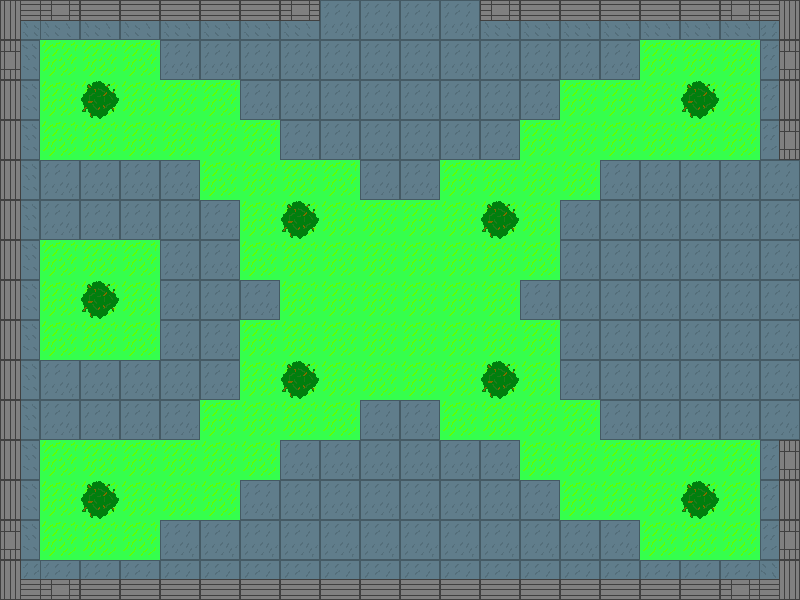

A 2D game scene composited from a Tiled map and its tileset images. What follows is a short description and the map's XML, with every tile layer's data as written:
An orthogonal 20x15 tile map with 40x40 px tiles, 2 tile layers (ground, wall), 1 hidden layer not drawn.

<map version="1.2" tiledversion="1.3.5" orientation="orthogonal" renderorder="right-down" width="20" height="15" tilewidth="40" tileheight="40" infinite="0" nextlayerid="4" nextobjectid="1">
 <tileset firstgid="1" name="stage4tiles" tilewidth="40" tileheight="40" tilecount="40" columns="20">
  <image source="stage4tiles.png" width="800" height="80" />
 </tileset>
 <layer id="1" name="Tile Layer 1" width="20" height="15" visible="0">
  <data encoding="csv">
0,0,0,0,0,0,0,0,0,0,0,0,0,0,0,0,0,0,0,0,
0,1,1,1,3,3,3,3,3,3,3,3,3,3,3,3,1,1,1,0,
0,1,2,1,1,1,3,3,3,3,3,3,3,3,1,1,1,2,1,0,
0,1,1,1,1,1,1,3,3,3,3,3,3,1,1,1,1,1,1,0,
0,3,3,3,3,1,1,1,1,3,3,1,1,1,1,3,3,3,3,0,
0,3,3,3,3,3,1,2,1,1,1,1,2,1,3,3,3,3,3,0,
0,1,1,1,3,3,1,1,1,1,1,1,1,1,3,3,3,3,3,0,
0,1,2,1,3,3,3,1,1,2,2,1,1,3,3,3,3,3,3,0,
0,1,1,1,3,3,1,1,1,1,1,1,1,1,3,3,3,3,3,0,
0,3,3,3,3,3,1,2,1,1,1,1,2,1,3,3,3,3,3,0,
0,3,3,3,3,1,1,1,1,3,3,1,1,1,1,3,3,3,3,0,
0,1,1,1,1,1,1,3,3,3,3,3,3,1,1,1,1,1,1,0,
0,1,2,1,1,1,3,3,3,3,3,3,3,3,1,1,1,2,1,0,
0,1,1,1,3,3,3,3,3,3,3,3,3,3,3,3,1,1,1,0,
0,0,0,0,0,0,0,0,0,0,0,0,0,0,0,0,0,0,0,0
</data>
 </layer>
 <layer id="3" name="ground" width="20" height="15">
  <data encoding="csv">
0,0,0,0,0,0,0,0,3,3,3,3,0,0,0,0,0,0,0,0,
0,1,1,1,3,3,3,3,3,3,3,3,3,3,3,3,1,1,1,0,
0,1,1,1,1,1,3,3,3,3,3,3,3,3,1,1,1,1,1,0,
0,1,1,1,1,1,1,3,3,3,3,3,3,1,1,1,1,1,1,0,
0,3,3,3,3,1,1,1,1,3,3,1,1,1,1,3,3,3,3,3,
0,3,3,3,3,3,1,1,1,1,1,1,1,1,3,3,3,3,3,3,
0,1,1,1,3,3,1,1,1,1,1,1,1,1,3,3,3,3,3,3,
0,1,1,1,3,3,3,1,1,1,1,1,1,3,3,3,3,3,3,3,
0,1,1,1,3,3,1,1,1,1,1,1,1,1,3,3,3,3,3,3,
0,3,3,3,3,3,1,1,1,1,1,1,1,1,3,3,3,3,3,3,
0,3,3,3,3,1,1,1,1,3,3,1,1,1,1,3,3,3,3,3,
0,1,1,1,1,1,1,3,3,3,3,3,3,1,1,1,1,1,1,0,
0,1,1,1,1,1,3,3,3,3,3,3,3,3,1,1,1,1,1,0,
0,1,1,1,3,3,3,3,3,3,3,3,3,3,3,3,1,1,1,0,
0,0,0,0,0,0,0,0,0,0,0,0,0,0,0,0,0,0,0,0
</data>
 </layer>
 <layer id="2" name="wall" width="20" height="15">
  <data encoding="csv">
26,29,28,28,28,28,28,29,0,0,0,0,29,28,28,28,28,28,29,27,
20,0,0,0,0,0,0,0,0,0,0,0,0,0,0,0,0,0,0,24,
21,0,2,0,0,0,0,0,0,0,0,0,0,0,0,0,0,2,0,25,
21,0,0,0,0,0,0,0,0,0,0,0,0,0,0,0,0,0,0,24,
21,0,0,0,0,0,0,0,0,0,0,0,0,0,0,0,0,0,0,0,
21,0,0,0,0,0,0,2,0,0,0,0,2,0,0,0,0,0,0,0,
21,0,0,0,0,0,0,0,0,0,0,0,0,0,0,0,0,0,0,0,
21,0,2,0,0,0,0,0,0,0,0,0,0,0,0,0,0,0,0,0,
21,0,0,0,0,0,0,0,0,0,0,0,0,0,0,0,0,0,0,0,
21,0,0,0,0,0,0,2,0,0,0,0,2,0,0,0,0,0,0,0,
21,0,0,0,0,0,0,0,0,0,0,0,0,0,0,0,0,0,0,0,
21,0,0,0,0,0,0,0,0,0,0,0,0,0,0,0,0,0,0,24,
21,0,2,0,0,0,0,0,0,0,0,0,0,0,0,0,0,2,0,25,
20,0,0,0,0,0,0,0,0,0,0,0,0,0,0,0,0,0,0,24,
22,4,5,5,5,5,5,5,5,5,5,5,5,5,5,5,5,5,4,23
</data>
 </layer>
</map>
